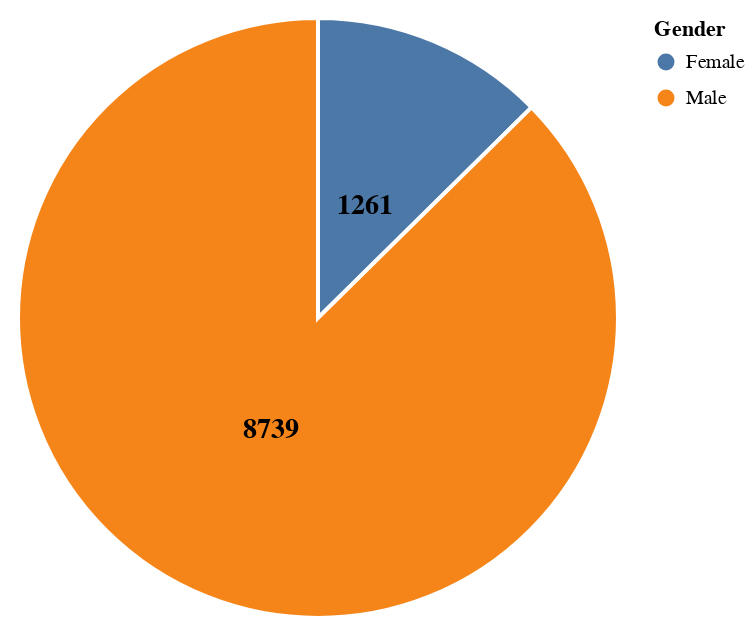

Describe this chart as a Vega-Lite specification.
### Vega-Lite specification from a JSON file in a GitHub repository (floating-point values rounded to 4 significant figures)
{"$schema": "https://vega.github.io/schema/vega-lite/v5.json", "description": "Pie Chart with Percentage Annotations and Tooltips", "width": "container", "height": "container", "data": {"values": [{"category": "Female", "value": 1261}, {"category": "Male", "value": 8739}]}, "layer": [{"mark": {"type": "arc", "tooltip": true, "stroke": "white", "strokeWidth": 2}, "encoding": {"color": {"field": "category", "type": "nominal", "title": "Gender"}, "theta": {"field": "value", "type": "quantitative", "stack": "normalize", "title": "Percentage"}}}, {"mark": {"type": "text", "radiusOffset": 0.9, "radius": 60, "align": "center", "baseline": "middle", "fontWeight": "bold", "fontSize": 14}, "encoding": {"text": {"field": "value", "type": "quantitative"}, "theta": {"field": "value", "type": "quantitative", "stack": "normalize"}}}], "config": {}}
